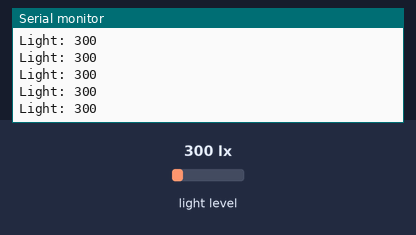
The sketch below on a simulated Arduino Uno, built with avr-gcc and run on an emulated ATmega328P. On the bench: the last lines printed to the serial monitor. The test bench sets the inputs (shaded band); at power-on: light level 300 lx.

Above: at 1.2 s.
1.3 s: light level set to 40 lx
At 1.68 s:
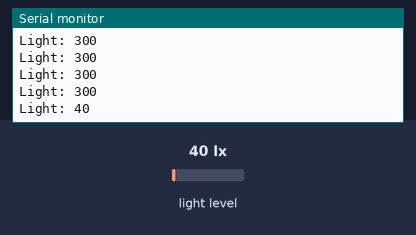
2.8 s: light level set to 500 lx
At 2.93 s:
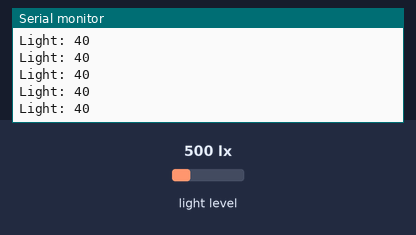
Timing chart, 0 to 5.8 s (numbered marks = the images above; inputs shaded):
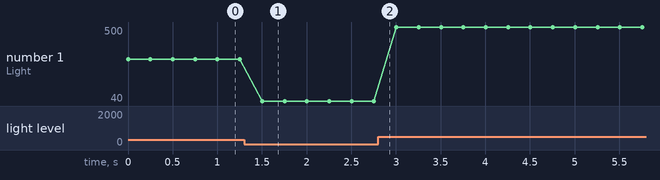

Measured:
- after the input at 1.3 s, the serial monitor: prints a new line after 0.20 s (image 1)
- plotted number 1: 300 → 40 after the input at 1.3 s, 40 → 500 after the input at 2.8 s

The sketch:

BH1750FVI.ino
```cpp
//  SCL GPIO 22 Brown Line
//  DAT GPIO 21 White Line
//  Vcc 3.3V    Red Line
//  GND         Black Line
//  ADOB        Yellow Line does not need to be connected.

#include <BH1750FVI.h>

BH1750FVI LightSensor(BH1750FVI::k_DevModeContLowRes);

void setup()
{
  Serial.begin(115200);
  LightSensor.begin();
}

void loop()
{
  uint16_t lux = LightSensor.GetLightIntensity();
  Serial.print("Light: ");
  Serial.println(lux);
  delay(250);
}
```
